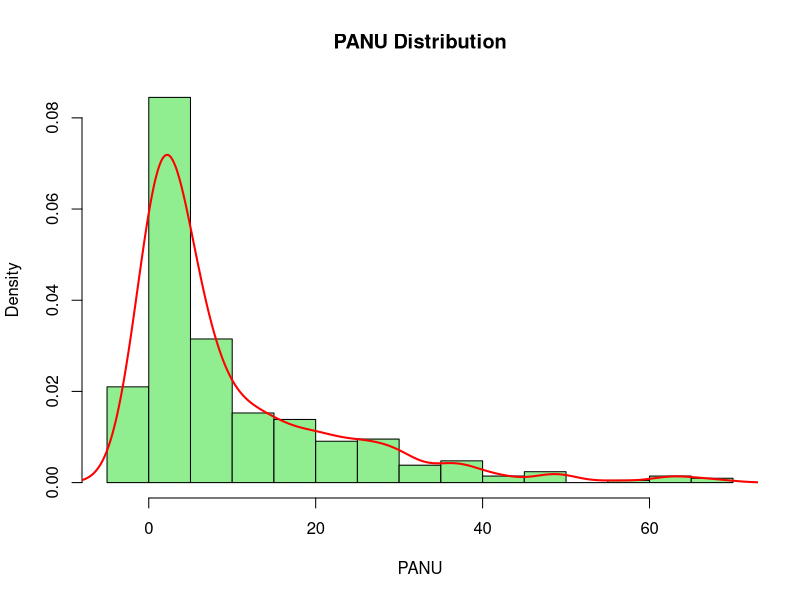

The R source for this figure:
## ---- chunk 1
nonuse <- read.csv("data/NonUse.csv", sep=",", header=TRUE)
head(nonuse)
summary(nonuse)
## ---- chunk 2
hist(nonuse$PANU, 
     main = "PANU Distribution", 
     xlab = "PANU", 
     col = "lightgreen", 
     border = "black", 
     breaks = 20,       # number of bins
     probability = TRUE) # scales y-axis as density

# Add density curve
lines(density(nonuse$PANU, na.rm = TRUE), 
      col = "red", lwd = 2)
## ---- chunk 3
cor.test(nonuse$PANU, nonuse$SANU, method = "spearman")
## ---- chunk 4
cor.test(nonuse$PANU, nonuse$SANU, method = "pearson")

# --- 1. Nettoyage des données ---
nonuse_clean <- na.omit(nonuse)

# --- 2. Vérification normalité ---
shapiro.test(nonuse_clean$PANU)
shapiro.test(nonuse_clean$EENU)
shapiro.test(nonuse_clean$SANU)

# --- 3. Matrice de corrélation ---
# (choisis "pearson" si normalité, sinon "spearman")
cor_matrix <- cor(nonuse_clean, method = "spearman")
print(cor_matrix)

# --- 4. Tests de corrélation individuels ---
cor.test(nonuse_clean$PANU, nonuse_clean$SANU, method = "spearman")
cor.test(nonuse_clean$PANU, nonuse_clean$EENU, method = "spearman")
cor.test(nonuse_clean$SANU, nonuse_clean$EENU, method = "spearman")
